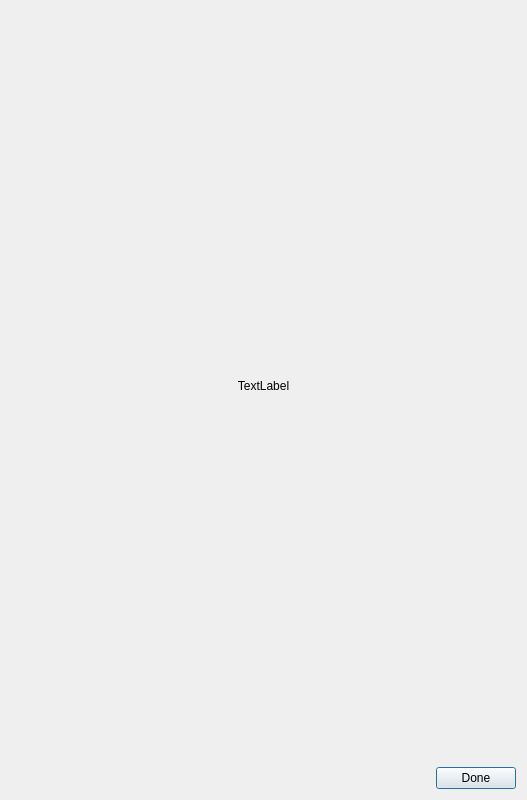
<?xml version="1.0" encoding="UTF-8"?>
<ui version="4.0">
 <class>DialogTable</class>
 <widget class="QDialog" name="DialogTable">
  <property name="geometry">
   <rect>
    <x>0</x>
    <y>0</y>
    <width>527</width>
    <height>800</height>
   </rect>
  </property>
  <property name="minimumSize">
   <size>
    <width>400</width>
    <height>800</height>
   </size>
  </property>
  <property name="windowTitle">
   <string>Dialog</string>
  </property>
  <layout class="QVBoxLayout" name="verticalLayout_2">
   <item>
    <widget class="QLabel" name="label_title">
     <property name="text">
      <string>TextLabel</string>
     </property>
     <property name="alignment">
      <set>Qt::AlignCenter</set>
     </property>
    </widget>
   </item>
   <item>
    <layout class="QVBoxLayout" name="verticalLayout_table"/>
   </item>
   <item>
    <layout class="QHBoxLayout" name="horizontalLayout">
     <item>
      <spacer name="horizontalSpacer">
       <property name="orientation">
        <enum>Qt::Horizontal</enum>
       </property>
       <property name="sizeHint" stdset="0">
        <size>
         <width>40</width>
         <height>20</height>
        </size>
       </property>
      </spacer>
     </item>
     <item>
      <widget class="QPushButton" name="pushButton_done">
       <property name="text">
        <string>Done</string>
       </property>
      </widget>
     </item>
    </layout>
   </item>
  </layout>
 </widget>
 <resources/>
 <connections/>
</ui>
